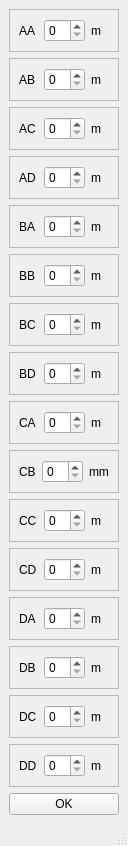
<?xml version="1.0" encoding="UTF-8"?>
<ui version="4.0">
 <class>MainWindow</class>
 <widget class="QMainWindow" name="MainWindow">
  <property name="geometry">
   <rect>
    <x>0</x>
    <y>0</y>
    <width>116</width>
    <height>818</height>
   </rect>
  </property>
  <property name="maximumSize">
   <size>
    <width>193</width>
    <height>818</height>
   </size>
  </property>
  <property name="windowTitle">
   <string>MainWindow</string>
  </property>
  <widget class="QWidget" name="centralwidget">
   <layout class="QVBoxLayout" name="verticalLayout">
    <item>
     <widget class="QFrame" name="frame">
      <property name="frameShape">
       <enum>QFrame::StyledPanel</enum>
      </property>
      <property name="frameShadow">
       <enum>QFrame::Raised</enum>
      </property>
      <layout class="QHBoxLayout" name="horizontalLayout">
       <item>
        <widget class="QLabel" name="label">
         <property name="text">
          <string>AA</string>
         </property>
        </widget>
       </item>
       <item>
        <widget class="QSpinBox" name="spinBox"/>
       </item>
       <item>
        <widget class="QLabel" name="label_17">
         <property name="text">
          <string>m</string>
         </property>
        </widget>
       </item>
      </layout>
     </widget>
    </item>
    <item>
     <widget class="QFrame" name="frame_2">
      <property name="frameShape">
       <enum>QFrame::StyledPanel</enum>
      </property>
      <property name="frameShadow">
       <enum>QFrame::Raised</enum>
      </property>
      <layout class="QHBoxLayout" name="horizontalLayout_2">
       <item>
        <widget class="QLabel" name="label_2">
         <property name="text">
          <string>AB</string>
         </property>
        </widget>
       </item>
       <item>
        <widget class="QSpinBox" name="spinBox_2"/>
       </item>
       <item>
        <widget class="QLabel" name="label_18">
         <property name="text">
          <string>m</string>
         </property>
        </widget>
       </item>
      </layout>
     </widget>
    </item>
    <item>
     <widget class="QFrame" name="frame_3">
      <property name="frameShape">
       <enum>QFrame::StyledPanel</enum>
      </property>
      <property name="frameShadow">
       <enum>QFrame::Raised</enum>
      </property>
      <layout class="QHBoxLayout" name="horizontalLayout_3">
       <item>
        <widget class="QLabel" name="label_3">
         <property name="text">
          <string>AC</string>
         </property>
        </widget>
       </item>
       <item>
        <widget class="QSpinBox" name="spinBox_3"/>
       </item>
       <item>
        <widget class="QLabel" name="label_19">
         <property name="text">
          <string>m</string>
         </property>
        </widget>
       </item>
      </layout>
     </widget>
    </item>
    <item>
     <widget class="QFrame" name="frame_5">
      <property name="frameShape">
       <enum>QFrame::StyledPanel</enum>
      </property>
      <property name="frameShadow">
       <enum>QFrame::Raised</enum>
      </property>
      <layout class="QHBoxLayout" name="horizontalLayout_5">
       <item>
        <widget class="QLabel" name="label_5">
         <property name="text">
          <string>AD</string>
         </property>
        </widget>
       </item>
       <item>
        <widget class="QSpinBox" name="spinBox_4"/>
       </item>
       <item>
        <widget class="QLabel" name="label_20">
         <property name="text">
          <string>m</string>
         </property>
        </widget>
       </item>
      </layout>
     </widget>
    </item>
    <item>
     <widget class="QFrame" name="frame_11">
      <property name="frameShape">
       <enum>QFrame::StyledPanel</enum>
      </property>
      <property name="frameShadow">
       <enum>QFrame::Raised</enum>
      </property>
      <layout class="QHBoxLayout" name="horizontalLayout_11">
       <item>
        <widget class="QLabel" name="label_11">
         <property name="text">
          <string>BA</string>
         </property>
        </widget>
       </item>
       <item>
        <widget class="QSpinBox" name="spinBox_5"/>
       </item>
       <item>
        <widget class="QLabel" name="label_21">
         <property name="text">
          <string>m</string>
         </property>
        </widget>
       </item>
      </layout>
     </widget>
    </item>
    <item>
     <widget class="QFrame" name="frame_4">
      <property name="frameShape">
       <enum>QFrame::StyledPanel</enum>
      </property>
      <property name="frameShadow">
       <enum>QFrame::Raised</enum>
      </property>
      <layout class="QHBoxLayout" name="horizontalLayout_4">
       <item>
        <widget class="QLabel" name="label_4">
         <property name="text">
          <string>BB</string>
         </property>
        </widget>
       </item>
       <item>
        <widget class="QSpinBox" name="spinBox_6"/>
       </item>
       <item>
        <widget class="QLabel" name="label_22">
         <property name="text">
          <string>m</string>
         </property>
        </widget>
       </item>
      </layout>
     </widget>
    </item>
    <item>
     <widget class="QFrame" name="frame_9">
      <property name="frameShape">
       <enum>QFrame::StyledPanel</enum>
      </property>
      <property name="frameShadow">
       <enum>QFrame::Raised</enum>
      </property>
      <layout class="QHBoxLayout" name="horizontalLayout_9">
       <item>
        <widget class="QLabel" name="label_9">
         <property name="text">
          <string>BC</string>
         </property>
        </widget>
       </item>
       <item>
        <widget class="QSpinBox" name="spinBox_7"/>
       </item>
       <item>
        <widget class="QLabel" name="label_23">
         <property name="text">
          <string>m</string>
         </property>
        </widget>
       </item>
      </layout>
     </widget>
    </item>
    <item>
     <widget class="QFrame" name="frame_6">
      <property name="frameShape">
       <enum>QFrame::StyledPanel</enum>
      </property>
      <property name="frameShadow">
       <enum>QFrame::Raised</enum>
      </property>
      <layout class="QHBoxLayout" name="horizontalLayout_6">
       <item>
        <widget class="QLabel" name="label_6">
         <property name="text">
          <string>BD</string>
         </property>
        </widget>
       </item>
       <item>
        <widget class="QSpinBox" name="spinBox_8"/>
       </item>
       <item>
        <widget class="QLabel" name="label_24">
         <property name="text">
          <string>m</string>
         </property>
        </widget>
       </item>
      </layout>
     </widget>
    </item>
    <item>
     <widget class="QFrame" name="frame_10">
      <property name="frameShape">
       <enum>QFrame::StyledPanel</enum>
      </property>
      <property name="frameShadow">
       <enum>QFrame::Raised</enum>
      </property>
      <layout class="QHBoxLayout" name="horizontalLayout_10">
       <item>
        <widget class="QLabel" name="label_10">
         <property name="text">
          <string>CA</string>
         </property>
        </widget>
       </item>
       <item>
        <widget class="QSpinBox" name="spinBox_9"/>
       </item>
       <item>
        <widget class="QLabel" name="label_25">
         <property name="text">
          <string>m</string>
         </property>
        </widget>
       </item>
      </layout>
     </widget>
    </item>
    <item>
     <widget class="QFrame" name="frame_8">
      <property name="frameShape">
       <enum>QFrame::StyledPanel</enum>
      </property>
      <property name="frameShadow">
       <enum>QFrame::Raised</enum>
      </property>
      <layout class="QHBoxLayout" name="horizontalLayout_8">
       <item>
        <widget class="QLabel" name="label_8">
         <property name="text">
          <string>CB</string>
         </property>
        </widget>
       </item>
       <item>
        <widget class="QSpinBox" name="spinBox_10"/>
       </item>
       <item>
        <widget class="QLabel" name="label_26">
         <property name="text">
          <string>mm</string>
         </property>
        </widget>
       </item>
      </layout>
     </widget>
    </item>
    <item>
     <widget class="QFrame" name="frame_16">
      <property name="frameShape">
       <enum>QFrame::StyledPanel</enum>
      </property>
      <property name="frameShadow">
       <enum>QFrame::Raised</enum>
      </property>
      <layout class="QHBoxLayout" name="horizontalLayout_16">
       <item>
        <widget class="QLabel" name="label_16">
         <property name="text">
          <string>CC</string>
         </property>
        </widget>
       </item>
       <item>
        <widget class="QSpinBox" name="spinBox_11"/>
       </item>
       <item>
        <widget class="QLabel" name="label_27">
         <property name="text">
          <string>m</string>
         </property>
        </widget>
       </item>
      </layout>
     </widget>
    </item>
    <item>
     <widget class="QFrame" name="frame_14">
      <property name="frameShape">
       <enum>QFrame::StyledPanel</enum>
      </property>
      <property name="frameShadow">
       <enum>QFrame::Raised</enum>
      </property>
      <layout class="QHBoxLayout" name="horizontalLayout_14">
       <item>
        <widget class="QLabel" name="label_14">
         <property name="text">
          <string>CD</string>
         </property>
        </widget>
       </item>
       <item>
        <widget class="QSpinBox" name="spinBox_12"/>
       </item>
       <item>
        <widget class="QLabel" name="label_28">
         <property name="text">
          <string>m</string>
         </property>
        </widget>
       </item>
      </layout>
     </widget>
    </item>
    <item>
     <widget class="QFrame" name="frame_12">
      <property name="frameShape">
       <enum>QFrame::StyledPanel</enum>
      </property>
      <property name="frameShadow">
       <enum>QFrame::Raised</enum>
      </property>
      <layout class="QHBoxLayout" name="horizontalLayout_12">
       <item>
        <widget class="QLabel" name="label_12">
         <property name="text">
          <string>DA</string>
         </property>
        </widget>
       </item>
       <item>
        <widget class="QSpinBox" name="spinBox_13"/>
       </item>
       <item>
        <widget class="QLabel" name="label_29">
         <property name="text">
          <string>m</string>
         </property>
        </widget>
       </item>
      </layout>
     </widget>
    </item>
    <item>
     <widget class="QFrame" name="frame_7">
      <property name="frameShape">
       <enum>QFrame::StyledPanel</enum>
      </property>
      <property name="frameShadow">
       <enum>QFrame::Raised</enum>
      </property>
      <layout class="QHBoxLayout" name="horizontalLayout_7">
       <item>
        <widget class="QLabel" name="label_7">
         <property name="text">
          <string>DB</string>
         </property>
        </widget>
       </item>
       <item>
        <widget class="QSpinBox" name="spinBox_14"/>
       </item>
       <item>
        <widget class="QLabel" name="label_30">
         <property name="text">
          <string>m</string>
         </property>
        </widget>
       </item>
      </layout>
     </widget>
    </item>
    <item>
     <widget class="QFrame" name="frame_15">
      <property name="frameShape">
       <enum>QFrame::StyledPanel</enum>
      </property>
      <property name="frameShadow">
       <enum>QFrame::Raised</enum>
      </property>
      <layout class="QHBoxLayout" name="horizontalLayout_15">
       <item>
        <widget class="QLabel" name="label_15">
         <property name="text">
          <string>DC</string>
         </property>
        </widget>
       </item>
       <item>
        <widget class="QSpinBox" name="spinBox_15"/>
       </item>
       <item>
        <widget class="QLabel" name="label_31">
         <property name="text">
          <string>m</string>
         </property>
        </widget>
       </item>
      </layout>
     </widget>
    </item>
    <item>
     <widget class="QFrame" name="frame_13">
      <property name="frameShape">
       <enum>QFrame::StyledPanel</enum>
      </property>
      <property name="frameShadow">
       <enum>QFrame::Raised</enum>
      </property>
      <layout class="QHBoxLayout" name="horizontalLayout_13">
       <item>
        <widget class="QLabel" name="label_13">
         <property name="text">
          <string>DD</string>
         </property>
        </widget>
       </item>
       <item>
        <widget class="QSpinBox" name="spinBox_16"/>
       </item>
       <item>
        <widget class="QLabel" name="label_32">
         <property name="text">
          <string>m</string>
         </property>
        </widget>
       </item>
      </layout>
     </widget>
    </item>
    <item>
     <widget class="QPushButton" name="pushButton">
      <property name="text">
       <string>OK</string>
      </property>
     </widget>
    </item>
   </layout>
  </widget>
  <widget class="QMenuBar" name="menubar">
   <property name="geometry">
    <rect>
     <x>0</x>
     <y>0</y>
     <width>116</width>
     <height>21</height>
    </rect>
   </property>
  </widget>
  <widget class="QStatusBar" name="statusbar"/>
 </widget>
 <resources/>
 <connections/>
</ui>
